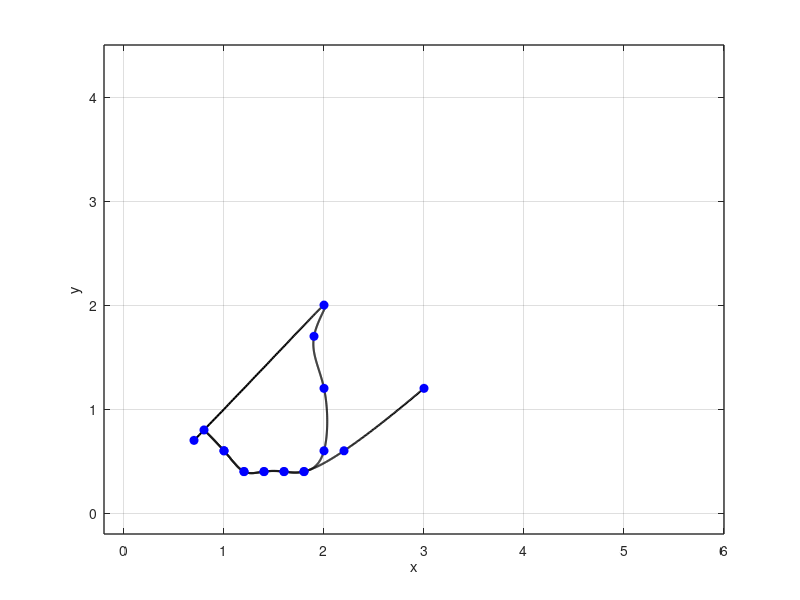

Reproduce this figure in MATLAB.
% cursive letter 's'

x = [0.7 2 1.9 2 2 1.8 1.6 1.4 1.2 1 0.8 1 1.2 1.4 1.6 1.8 2.2 3];
y = [0.7 2 1.7 1.2 0.6 0.4 0.4 0.4 0.4 0.6 0.8 0.6 0.4 0.4 0.4 0.4 0.6 1.2];
n = length(x);
t = 0:n-1;
tt = 0:0.01:n-1;

xx = spline(t, x, tt);
yy = spline(t, y, tt);

figure(1)
plot(xx, yy, 'k', 'LineWidth', 1.5)
hold on
plot(x, y, 'bo', 'MarkerFaceColor', 'b')
axis([-0.2 6 -0.2 4.5])
grid on
xlabel('x')
ylabel('y')
set(gca, 'FontSize', 10, 'LineWidth', 1)
grid on